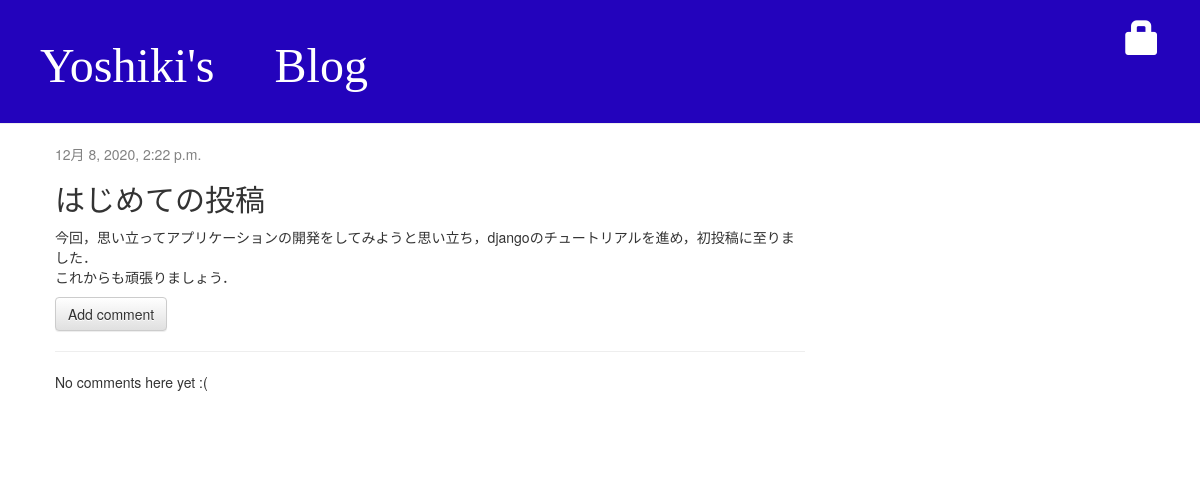
The app's page /post/1/ with its own data.
### blog/models.py (models this page shows, shortened)
class Post(models.Model):
    author = models.ForeignKey(settings.AUTH_USER_MODEL, on_delete=models.CASCADE)
    title = models.CharField(max_length=200)
    text = models.TextField()
    created_date = models.DateTimeField(default=timezone.now)
    published_date = models.DateTimeField(blank=True, null=True)
    views = models.PositiveIntegerField(default=0)

### blog/views.py (the view)
# urls.py: path('post/<int:pk>/', views.post_detail, name='post_detail'),
def post_detail(request, pk):
    post = get_object_or_404(Post, pk=pk)
    post.views += 1    # ←ここ
    post.save()            # ←ここ
    return render(request, 'blog/post_detail.html', {'post': post})

### blog/templates/blog/post_detail.html (shortened to what this page needs)
{% extends 'blog/base.html' %}
{% block content %}
    <div class="post">
        {% if post.published_date %}
            <div class="date">
                {{ post.published_date }}
            </div>
        {% else %}
            <a class="btn btn-default" href="{% url 'post_publish' pk=post.pk %}">Publish</a>
            <a class="btn btn-default" href="{% url 'post_remove' pk=post.pk %}"><span class="glyphicon glyphicon-remove"></span></a>
        {% endif %}
            <h2>{{ post.title }}</h2>
        <p>{{ post.text|linebreaksbr }}</p>
        <a class="btn btn-default" href="{% url 'add_comment_to_post' pk=post.pk %}">Add comment</a>
        <hr>
        {% for comment in post.comments.all %}
            {% if user.is_authenticated or comment.approved_comment %}
            <div class="comment">
                <div class="date">
                    {{ comment.created_date }}
                    {% if not comment.approved_comment %}
                        <a class="btn btn-default" href="{% url 'comment_remove' pk=comment.pk %}"><span class="glyphicon glyphicon-remove"></span></a>
                        <a class="btn btn-default" href="{% url 'comment_approve' pk=comment.pk %}"><span class="glyphicon glyphicon-ok"></span></a>
                    {% endif %}
                </div>
                <strong>{{ comment.author }}</strong>
                <p>{{ comment.text|linebreaks }}</p>
            </div>
            {% endif %}
        {% empty %}
            <p>No comments here yet :(</p>
        {% endfor %}
    </div>
{% endblock %}

### blog/static/css/style.css (style rules this page uses)
h1, h2, h3, h4 { font-family: emoji; }
.date { color: #828282; }
.post { margin-bottom: 70px; }

### records on screen
Post: published_date "12月 8, 2020, 2:22 p.m.", title "はじめての投稿", text "今回，思い立ってアプリケーションの開発をしてみようと思い立ち，djangoのチュートリアルを進め，初投稿に至りました． これからも頑張りましょう．"
